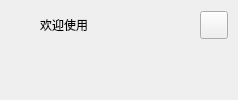
        <widget class="QFrame" name="extraLeftBox">
         <property name="minimumSize">
          <size>
           <width>0</width>
           <height>0</height>
          </size>
         </property>
         <property name="maximumSize">
          <size>
           <width>0</width>
           <height>16777215</height>
          </size>
         </property>
         <property name="mouseTracking">
          <bool>false</bool>
         </property>
         <property name="frameShape">
          <enum>QFrame::NoFrame</enum>
         </property>
         <property name="frameShadow">
          <enum>QFrame::Raised</enum>
         </property>
         <layout class="QVBoxLayout" name="extraColumLayout">
          <property name="spacing">
           <number>0</number>
          </property>
          <property name="leftMargin">
           <number>0</number>
          </property>
          <property name="topMargin">
           <number>0</number>
          </property>
          <property name="rightMargin">
           <number>0</number>
          </property>
          <property name="bottomMargin">
           <number>0</number>
          </property>
          <item>
           <widget class="QFrame" name="extraTopBg">
            <property name="minimumSize">
             <size>
              <width>0</width>
              <height>50</height>
             </size>
            </property>
            <property name="maximumSize">
             <size>
              <width>16777215</width>
              <height>50</height>
             </size>
            </property>
            <property name="frameShape">
             <enum>QFrame::NoFrame</enum>
            </property>
            <property name="frameShadow">
             <enum>QFrame::Raised</enum>
            </property>
            <layout class="QVBoxLayout" name="verticalLayout_5">
             <property name="spacing">
              <number>0</number>
             </property>
             <property name="leftMargin">
              <number>0</number>
             </property>
             <property name="topMargin">
              <number>0</number>
             </property>
             <property name="rightMargin">
              <number>0</number>
             </property>
             <property name="bottomMargin">
              <number>0</number>
             </property>
             <item>
              <layout class="QGridLayout" name="extraTopLayout">
               <property name="leftMargin">
                <number>10</number>
               </property>
               <property name="rightMargin">
                <number>10</number>
               </property>
               <property name="horizontalSpacing">
                <number>10</number>
               </property>
               <property name="verticalSpacing">
                <number>0</number>
               </property>
               <item row="0" column="2">
                <widget class="QPushButton" name="extraCloseColumnBtn">
                 <property name="minimumSize">
                  <size>
                   <width>28</width>
                   <height>28</height>
                  </size>
                 </property>
                 <property name="maximumSize">
                  <size>
                   <width>28</width>
                   <height>28</height>
                  </size>
                 </property>
                 <property name="cursor">
                  <cursorShape>PointingHandCursor</cursorShape>
                 </property>
                 <property name="toolTip">
                  <string>Close left box</string>
                 </property>
                 <property name="text">
                  <string/>
                 </property>
                 <property name="icon">
                  <iconset resource="../resources.qrc">
                   <normaloff>:/icons/images/icons/icon_close.png</normaloff>:/icons/images/icons/icon_close.png</iconset>
                 </property>
                 <property name="iconSize">
                  <size>
                   <width>20</width>
                   <height>20</height>
                  </size>
                 </property>
                </widget>
               </item>
               <item row="0" column="0">
                <widget class="QFrame" name="extraIcon">
                 <property name="minimumSize">
                  <size>
                   <width>20</width>
                   <height>0</height>
                  </size>
                 </property>
                 <property name="maximumSize">
                  <size>
                   <width>20</width>
                   <height>20</height>
                  </size>
                 </property>
                 <property name="styleSheet">
                  <string notr="true">background-image: url(:/icons/images/icons/cil-mood-good.png);</string>
                 </property>
                 <property name="frameShape">
                  <enum>QFrame::NoFrame</enum>
                 </property>
                 <property name="frameShadow">
                  <enum>QFrame::Raised</enum>
                 </property>
                </widget>
               </item>
               <item row="0" column="1">
                <widget class="QLabel" name="extraLabel">
                 <property name="minimumSize">
                  <size>
                   <width>150</width>
                   <height>0</height>
                  </size>
                 </property>
                 <property name="text">
                  <string>欢迎使用</string>
                 </property>
                </widget>
               </item>
              </layout>
             </item>
            </layout>
           </widget>
          </item>
          <item>
           <widget class="QFrame" name="extraContent">
            <property name="minimumSize">
             <size>
              <width>0</width>
              <height>0</height>
             </size>
            </property>
            <property name="frameShape">
             <enum>QFrame::NoFrame</enum>
            </property>
            <property name="frameShadow">
             <enum>QFrame::Raised</enum>
            </property>
            <layout class="QVBoxLayout" name="verticalLayout_12">
             <property name="spacing">
              <number>0</number>
             </property>
             <property name="leftMargin">
              <number>0</number>
             </property>
             <property name="topMargin">
              <number>0</number>
             </property>
             <property name="rightMargin">
              <number>0</number>
             </property>
             <property name="bottomMargin">
              <number>0</number>
             </property>
             <item>
              <layout class="QVBoxLayout" name="loginLayout">
               <property name="spacing">
                <number>0</number>
               </property>
              </layout>
             </item>
            </layout>
           </widget>
          </item>
         </layout>
        </widget>
